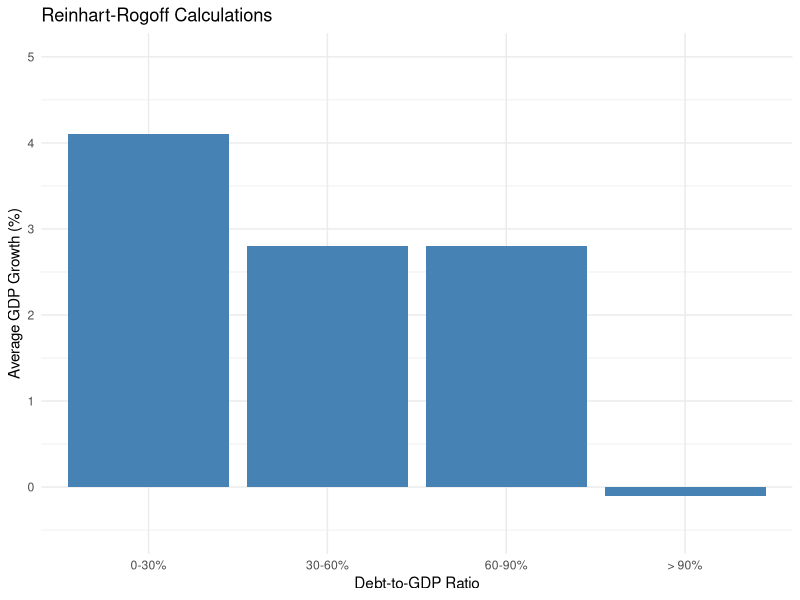
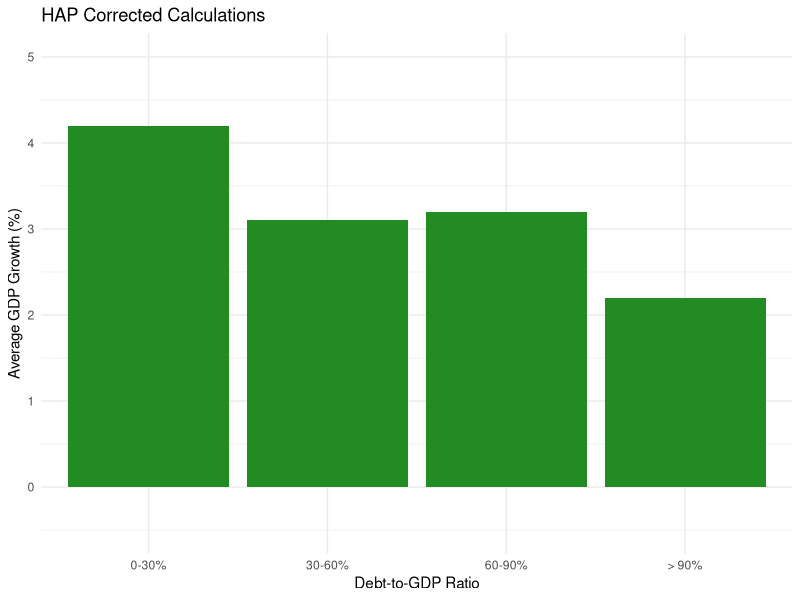

Here is the R script that generated these plots, in order: (Note: this script raises an error after producing the figures.)
## ---- chunk 1
#| label: setup
#| echo: false

library(tidyverse)
## ---- chunk 2
#| echo: false

cats <- c("0-30%", "30-60%", "60-90%", "> 90%")
rr_calcs  <- c(4.1, 2.8, 2.8, -0.1)
hap_calcs <- c(4.2, 3.1, 3.2, 2.2)

rr_data <- tibble(debt_ratio = factor(cats, levels = cats), growth = rr_calcs)
hap_data <- tibble(debt_ratio = factor(cats, levels = cats), growth = hap_calcs)
## ---- chunk 3
#| echo: false
#| fig-height: 4

p1 <- ggplot(rr_data, aes(x = debt_ratio, y = growth)) +
  geom_col(fill = "steelblue") +
  coord_cartesian(ylim = c(-0.5, 5)) +
  labs(
    title = "Reinhart-Rogoff Calculations",
    x = "Debt-to-GDP Ratio",
    y = "Average GDP Growth (%)"
  ) +
  theme_minimal()

print(p1)

## ---- chunk 4
#| echo: false
#| fig-height: 4

p2 <- ggplot(hap_data, aes(x = debt_ratio, y = growth)) +
  geom_col(fill = "forestgreen") +
  coord_cartesian(ylim = c(-0.5, 5)) +
  labs(
    title = "HAP Corrected Calculations",
    x = "Debt-to-GDP Ratio",
    y = "Average GDP Growth (%)"
  ) +
  theme_minimal()

print((p2))

## ---- chunk 5
#| echo: false

raw_data <- tibble(
  id = 1:100,
  education = sample(c(9:20), size = 100, replace = T),
  wage = sample(c(15:200), size = 100, replace = T),
  age = sample(c(18:65), size = 100, replace = T)
)

knitr::kable(raw_data[1:5,])
## ---- chunk 6
#| echo: false

# Create problematic data for demonstration
problem_data <- tibble(
  Variable = c("Education (years)", "Wage ($/hr)", "Age"),
  N = c(100, 100, 100),
  Mean = c(14.2, 48.2, 35.4),
  Min = c(-5, 8, 22),
  Max = c(20, 850, 200)
)

knitr::kable(problem_data, align = "lcccc")
## ---- chunk 7
#| echo: true
#| output-location: fragment

118 + 32

## ---- chunk 8
#| echo: true
#| output-location: fragment

4.65 * 9.37

## ---- chunk 9
#| echo: true
#| output-location: fragment

(8 + 2.94) * (654.1 / 98)

## ---- chunk 10
#| echo: true
#| output-location: fragment

5 * 3.4

# Solution: 17

## ---- chunk 11
#| echo: true
#| output-location: fragment

x <- 3
x

## ---- chunk 12
#| echo: true
#| output-location: fragment

y <- 5
y

## ---- chunk 13
#| echo: true
#| output-location: fragment

x + y

## ---- chunk 14
#| echo: true
#| output-location: fragment

# Numeric: numbers for calculations
age <- 25
price <- 19.99
temperature <- -5.2

# Math works naturally
age * price
price * 1.08

## ---- chunk 15
#| echo: true
#| error: true
#| output-location: fragment

# Character: text strings (always in quotes)
name <- "Boston"
greeting <- 'Hello World'

# Can't do math on text!
name + greeting
## ---- chunk 16
#| echo: true
#| output-location: fragment

ages <- c(19, 20, 21, 22, 20, 19)
ages

## ---- chunk 17
#| echo: true
#| output-location: fragment
ages + 10

## ---- chunk 18
#| echo: true
#| output-location: fragment
primes <- c(2, 3, 5, 7, 11, 13)

ages + primes

## ---- chunk 19
#| echo: true
#| output-location: fragment
students <- c("Ana", "Ben", "Cara", "Dev", "Eli", "Fay")
students

## ---- chunk 20
#| echo: true
#| output-location: fragment
paste(students, "is", ages, "years old")

## ---- chunk 21
#| echo: true
#| output-location: fragment

seq(from = 1, to = 30, by = 3)


## ---- chunk 22
#| echo: true
#| output-location: fragment

mtcars
## ---- chunk 23
#| echo: true
#| output-location: fragment

head(mtcars, 4)
## ---- chunk 24
#| echo: true
#| output-location: fragment

head(mtcars$mpg, 10)

## ---- chunk 25
#| output-location: fragment

# Take mtcars AND THEN filter to high-mpg cars
mtcars |> filter(mpg > 25)
## ---- chunk 26
#| output-location: fragment

mtcars |>
  filter(mpg > 25)
## ---- chunk 27
#| output-location: fragment

mtcars |>
  filter(cyl == 4, mpg > 25)
## ---- chunk 28
#| output-location: fragment

mtcars |>
  filter(cyl == 4 | cyl == 8)
## ---- chunk 29
#| output-location: fragment

mtcars |>
  select(mpg, cyl, wt)

## ---- chunk 30
#| output-location: fragment

mtcars |>
  mutate(kmpl = mpg * 0.425)
## ---- chunk 31
#| output-location: fragment

mtcars |>
  filter(cyl == 4) |>
  mutate(kmpl = mpg * 0.425) |>
  select(mpg, kmpl, wt)
## ---- chunk 32
#| output-location: fragment

# Create a new dataset with only efficient 4-cylinder cars
efficient_cars <- mtcars |>
  filter(cyl == 4, mpg > 25) |>
  select(mpg, hp, wt)

efficient_cars
## ---- chunk 33
#| output-location: fragment

mean(mtcars$mpg)
## ---- chunk 34
#| output-location: fragment

sd(mtcars$mpg)
## ---- chunk 35
#| output-location: fragment

min(mtcars$mpg)
## ---- chunk 36
#| output-location: fragment

sum(is.na(airquality$Ozone))
## ---- chunk 37
#| output-location: fragment

mean(airquality$Ozone)
## ---- chunk 38
#| output-location: fragment

mean(airquality$Ozone, na.rm = TRUE)
## ---- chunk 39
#| output-location: fragment

mtcars |>
  summarize(
    mean_mpg = mean(mpg),
    sd_mpg = sd(mpg),
    n = n()
  )
## ---- chunk 40
#| output-location: fragment

mtcars |>
  group_by(cyl) |>
  summarize(
    mean_mpg = mean(mpg),
    mean_hp = mean(hp),
    n = n()
  )
## ---- chunk 41
#| output-location: fragment

mpg_by_cyl <- mtcars |>
  group_by(cyl) |>
  summarize(
    mean_mpg = mean(mpg),
    sd_mpg = sd(mpg)
  )

mpg_by_cyl
## ---- chunk 42
#| output-location: fragment

mtcars |>
  count(cyl)
## ---- chunk 43
#| output-location: fragment

mtcars |>
  count(cyl, am)
## ---- chunk 44
#| output-location: fragment

mtcars |>
  arrange(desc(mpg)) |>
  select(mpg, cyl, hp)

## ---- chunk 45
#| output-location: fragment

summary(mtcars)
## ---- chunk 46
#| output-location: fragment

glimpse(mtcars)
## ---- chunk 47
#| output-location: fragment

mtcars |>
  summarize(mean_hp = mean(hp))
## ---- chunk 48
#| output-location: fragment

mtcars |>
  group_by(gear) |>
  summarize(mean_mpg = mean(mpg))
## ---- chunk 49
#| output-location: fragment

mtcars |>
  arrange(desc(hp)) |>
  select(mpg, hp, wt) |>
  head(1)
## ---- chunk 50
#| output-location: fragment

mtcars |>
  filter(wt < 3) |>
  summarize(
    mean_qsec = mean(qsec),
    sd_qsec = sd(qsec),
    n = n()
  )
## ---- chunk 51
#| echo: false

library(palmerpenguins)
## ---- chunk 52
#| output-location: fragment

glimpse(penguins)
## ---- chunk 53
#| output-location: fragment
#| fig-height: 3.5

ggplot(data = penguins)
## ---- chunk 54
#| output-location: fragment
#| fig-height: 3.5

ggplot(data = penguins) +
  geom_point(aes(x = flipper_length_mm, y = body_mass_g))
## ---- chunk 55
#| output-location: fragment
#| fig-height: 4

ggplot(data = penguins) +
  geom_point(aes(x = flipper_length_mm, y = body_mass_g, color = species))
## ---- chunk 56
#| output-location: fragment
#| fig-height: 3.5

ggplot(data = penguins) +
  geom_point(aes(x = flipper_length_mm, y = body_mass_g, color = species)) +
  geom_smooth(aes(x = flipper_length_mm, y = body_mass_g), method = "lm")
## ---- chunk 57
#| output-location: fragment
#| fig-height: 3

ggplot(data = penguins) +
  geom_point(aes(x = flipper_length_mm, y = body_mass_g, color = species)) +
  geom_smooth(aes(x = flipper_length_mm, y = body_mass_g), method = "lm") +
  labs(
    title = "Body Mass and Flipper Length",
    x = "Flipper Length (mm)",
    y = "Body Mass (g)",
    color = "Species"
  ) +
  theme_minimal()
## ---- chunk 58
#| output-location: fragment
#| fig-height: 3.5

ggplot(penguins) +
  geom_histogram(aes(x = body_mass_g), binwidth = 200,
                 fill = "steelblue", alpha = 0.7) +
  labs(title = "Distribution of Penguin Body Mass",
       x = "Body Mass (g)", y = "Count") +
  theme_minimal()
## ---- chunk 59
#| echo: false
#| layout-ncol: 3
#| fig-height: 3

ggplot(penguins) +

  geom_histogram(aes(x = body_mass_g), binwidth = 100, fill = "steelblue", alpha = 0.7) +
  labs(title = "binwidth = 100", x = "Body Mass (g)", y = "Count") +
  theme_minimal()

ggplot(penguins) +
  geom_histogram(aes(x = body_mass_g), binwidth = 200, fill = "steelblue", alpha = 0.7) +
  labs(title = "binwidth = 200", x = "Body Mass (g)", y = "Count") +
  theme_minimal()

ggplot(penguins) +
  geom_histogram(aes(x = body_mass_g), binwidth = 500, fill = "steelblue", alpha = 0.7) +
  labs(title = "binwidth = 500", x = "Body Mass (g)", y = "Count") +
  theme_minimal()
## ---- chunk 60
#| output-location: fragment
#| fig-height: 3

ggplot(penguins) +
  geom_histogram(aes(x = flipper_length_mm), binwidth = 5,
                 fill = "steelblue", alpha = 0.7) +
  labs(x = "Flipper Length (mm)", y = "Count") +
  theme_minimal()
## ---- chunk 61
#| output-location: fragment
#| fig-height: 3

ggplot(penguins) +
  geom_point(aes(x = bill_length_mm, y = bill_depth_mm)) +
  labs(x = "Bill Length (mm)", y = "Bill Depth (mm)") +
  theme_minimal()
## ---- chunk 62
#| output-location: fragment
#| fig-height: 3

ggplot(penguins) +
  geom_point(aes(x = bill_length_mm, y = bill_depth_mm, color = species)) +
  labs(x = "Bill Length (mm)", y = "Bill Depth (mm)", color = "Species") +
  theme_minimal()
